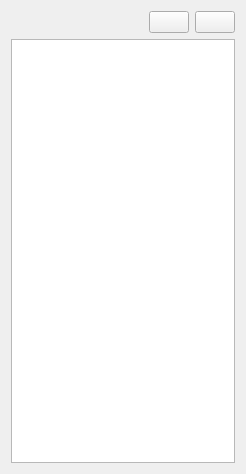
<?xml version="1.0" encoding="UTF-8"?>
<ui version="4.0">
 <class>ColorPalette</class>
 <widget class="QWidget" name="ColorPalette">
  <property name="geometry">
   <rect>
    <x>0</x>
    <y>0</y>
    <width>246</width>
    <height>474</height>
   </rect>
  </property>
  <property name="windowTitle">
   <string>Colors</string>
  </property>
  <layout class="QVBoxLayout" name="verticalLayout">
   <item>
    <layout class="QHBoxLayout" name="horizontalLayout">
     <item>
      <spacer name="horizontalSpacer">
       <property name="orientation">
        <enum>Qt::Horizontal</enum>
       </property>
       <property name="sizeHint" stdset="0">
        <size>
         <width>40</width>
         <height>20</height>
        </size>
       </property>
      </spacer>
     </item>
     <item>
      <widget class="QPushButton" name="addColorButton">
       <property name="toolTip">
        <string>Add Color</string>
       </property>
       <property name="text">
        <string/>
       </property>
       <property name="icon">
        <iconset resource="../../pencil.qrc">
         <normaloff>:/icons/add.png</normaloff>:/icons/add.png</iconset>
       </property>
      </widget>
     </item>
     <item>
      <widget class="QPushButton" name="removeColorButton">
       <property name="toolTip">
        <string>Remove Color</string>
       </property>
       <property name="text">
        <string/>
       </property>
       <property name="icon">
        <iconset resource="../../pencil.qrc">
         <normaloff>:/icons/remove.png</normaloff>:/icons/remove.png</iconset>
       </property>
      </widget>
     </item>
    </layout>
   </item>
   <item>
    <layout class="QVBoxLayout" name="verticalLayout_2">
     <item>
      <widget class="QListWidget" name="colorListWidget">
       <property name="focusPolicy">
        <enum>Qt::NoFocus</enum>
       </property>
      </widget>
     </item>
    </layout>
   </item>
  </layout>
 </widget>
 <resources>
  <include location="../../pencil.qrc"/>
 </resources>
 <connections/>
</ui>
